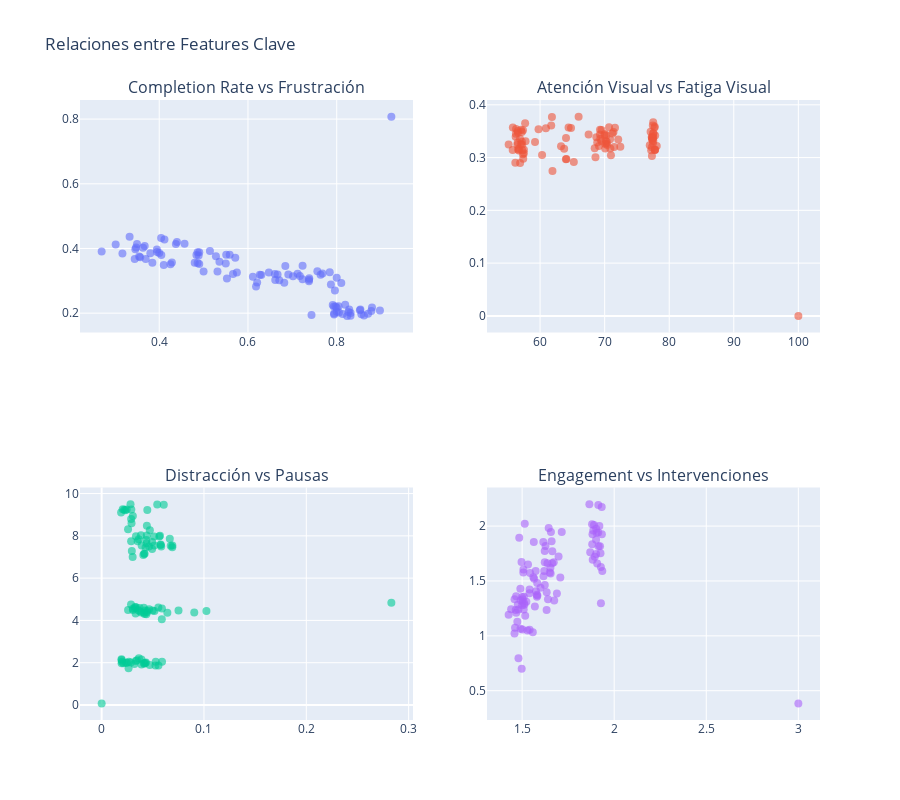

Notebook code for this chart:
### Markdown cell above
## 6. Análisis de Segmentos Naturales

### Code cell
fig = make_subplots(
    rows=2, cols=2,
    subplot_titles=('Completion Rate vs Frustración', 
                    'Atención Visual vs Fatiga Visual',
                    'Distracción vs Pausas',
                    'Engagement vs Intervenciones')
)

fig.add_trace(
    go.Scatter(x=df['completion_rate'], y=df['avg_frustration'], 
               mode='markers', name='Usuarios',
               marker=dict(size=8, opacity=0.6)),
    row=1, col=1
)

fig.add_trace(
    go.Scatter(x=df['avg_visual_attention'], y=df['avg_visual_fatigue'], 
               mode='markers', name='Usuarios',
               marker=dict(size=8, opacity=0.6)),
    row=1, col=2
)

fig.add_trace(
    go.Scatter(x=df['distraction_events_per_hour'], y=df['avg_pause_count'], 
               mode='markers', name='Usuarios',
               marker=dict(size=8, opacity=0.6)),
    row=2, col=1
)

fig.add_trace(
    go.Scatter(x=df['avg_engagement_score'], y=df['intervention_count_per_activity'], 
               mode='markers', name='Usuarios',
               marker=dict(size=8, opacity=0.6)),
    row=2, col=2
)

fig.update_layout(height=800, showlegend=False, title_text="Relaciones entre Features Clave")
fig.write_html('../output/scatter_relationships.html')
fig.show()
